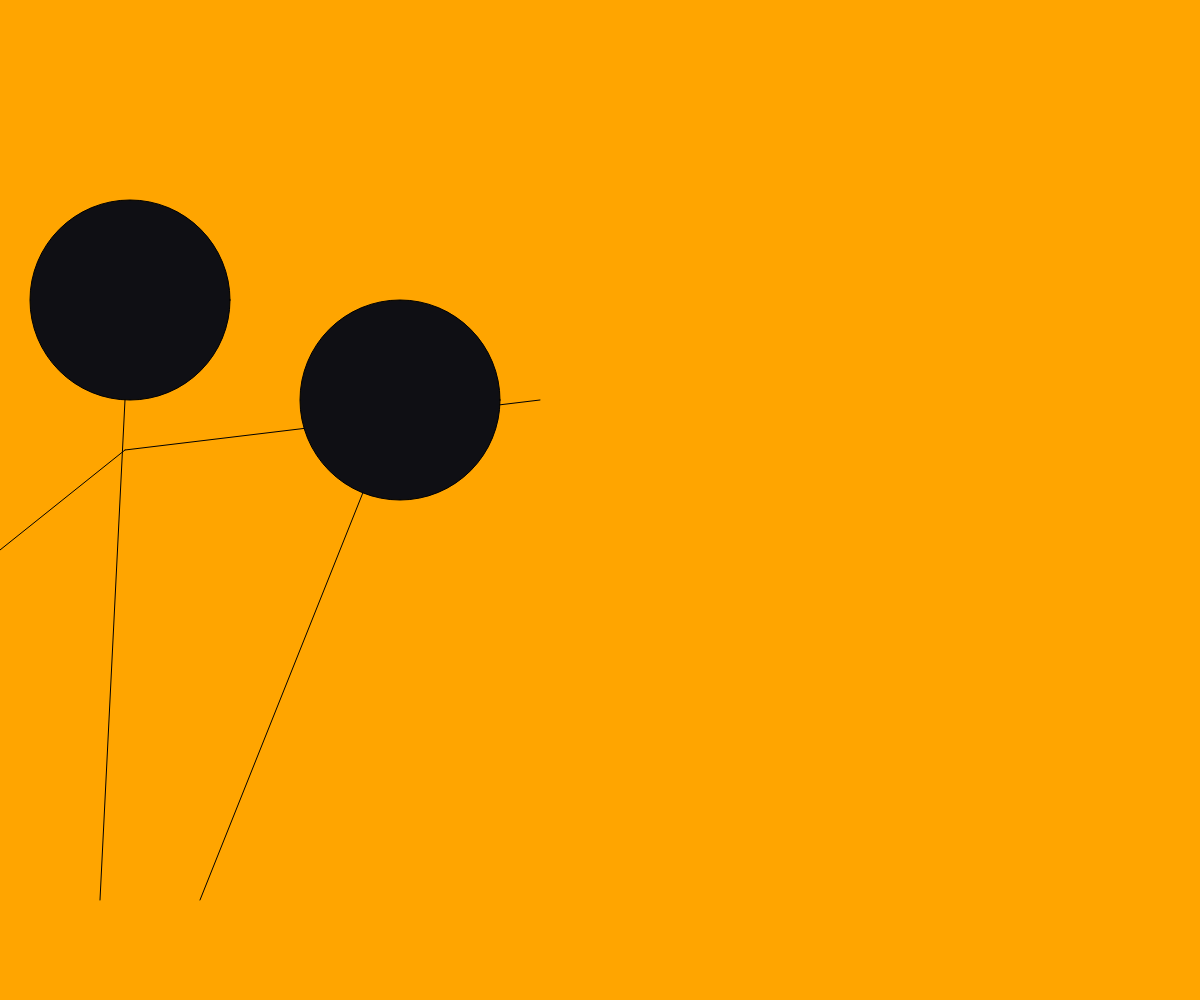
Frame 1 (no input)
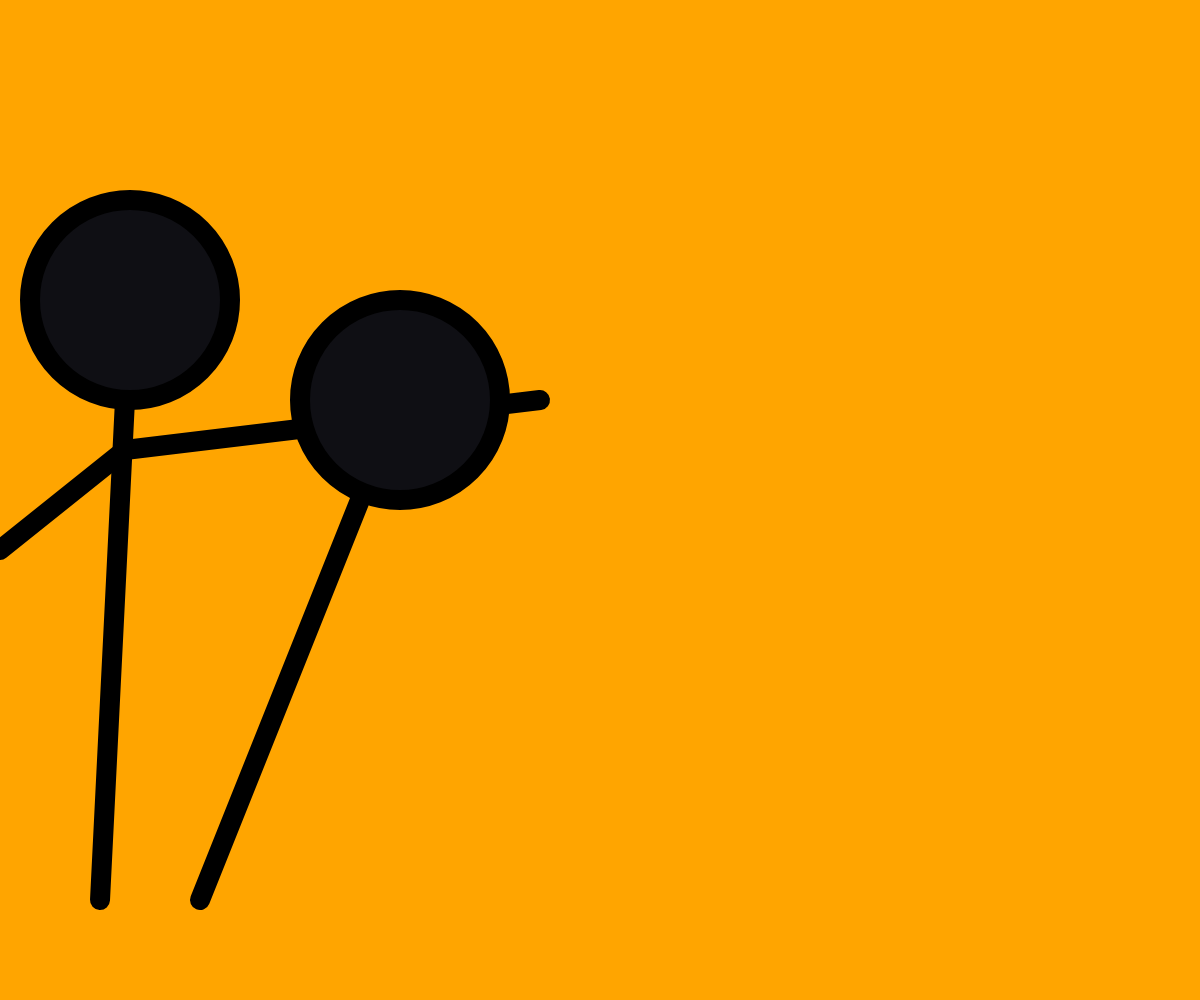
Frame 60 (no input)
Frame 120 (the mouse pressed at the canvas centre since frame 60): identical to frame 60, image omitted

The p5.js sketch that drew these frames (run headless with seeded random() and noise() and a simulated clock; from frame 60 on, the mouse is pressed at the canvas centre):

// p5.js sketch
// ── sketch.js
function setup() {
  createCanvas(windowWidth, windowHeight);
}

function draw() {
  background('orange');

fill(15, 15, 20);

line(130, 300, 100, 900);

line(400, 400, 200, 900);

line(125, 450, 540, 400);

line(125, 450, 0, 550);

circle(130, 300, 200);

circle(400, 400, 200);



strokeWeight(20);
}
